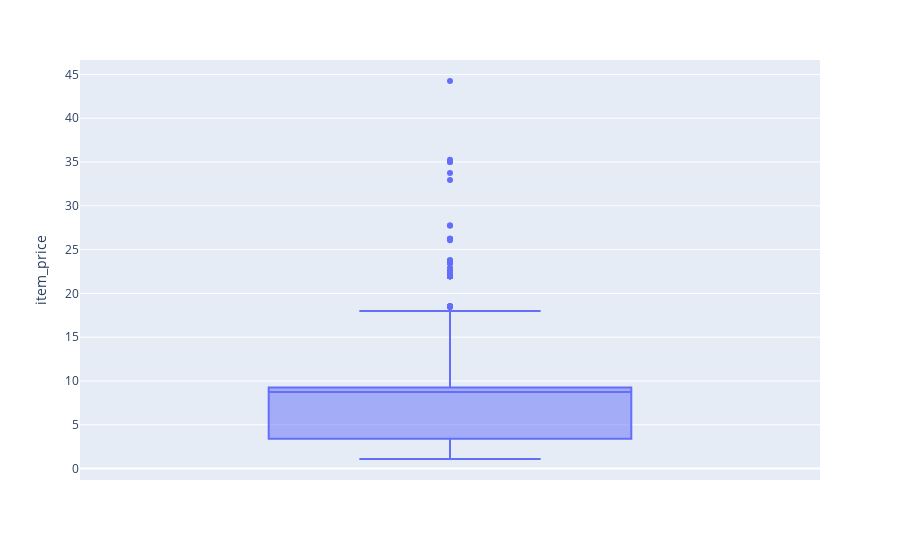

Notebook code cell kept with this figure:
### Markdown cell above
Gráficas de Plotly, un poco mejores

### Code cell
import plotly.express as px # aquí nos estamos trayendo una librería, dónde tenemos que poner este import???????

px.box(chipo, y = 'item_price')

### Figure 1 — Plotly figure (JSON) as saved in the notebook; plotly's stock layout.template omitted (floating-point values rounded to 4 significant figures; data arrays with more than 128 entries replaced by an {"elided": "..."} marker saying what was removed)
{"data": [{"alignmentgroup": "True", "hovertemplate": "item_price=%{y}<extra></extra>", "legendgroup": "", "marker": {"color": "#636efa"}, "name": "", "notched": false, "offsetgroup": "", "orientation": "v", "showlegend": false, "type": "box", "x0": " ", "xaxis": "x", "y": {"elided": "4622 float values"}, "y0": " ", "yaxis": "y"}], "layout": {"boxmode": "group", "legend": {"tracegroupgap": 0}, "margin": {"t": 60}, "xaxis": {"anchor": "y", "domain": [0, 1]}, "yaxis": {"anchor": "x", "domain": [0, 1], "title": {"text": "item_price"}}}}
